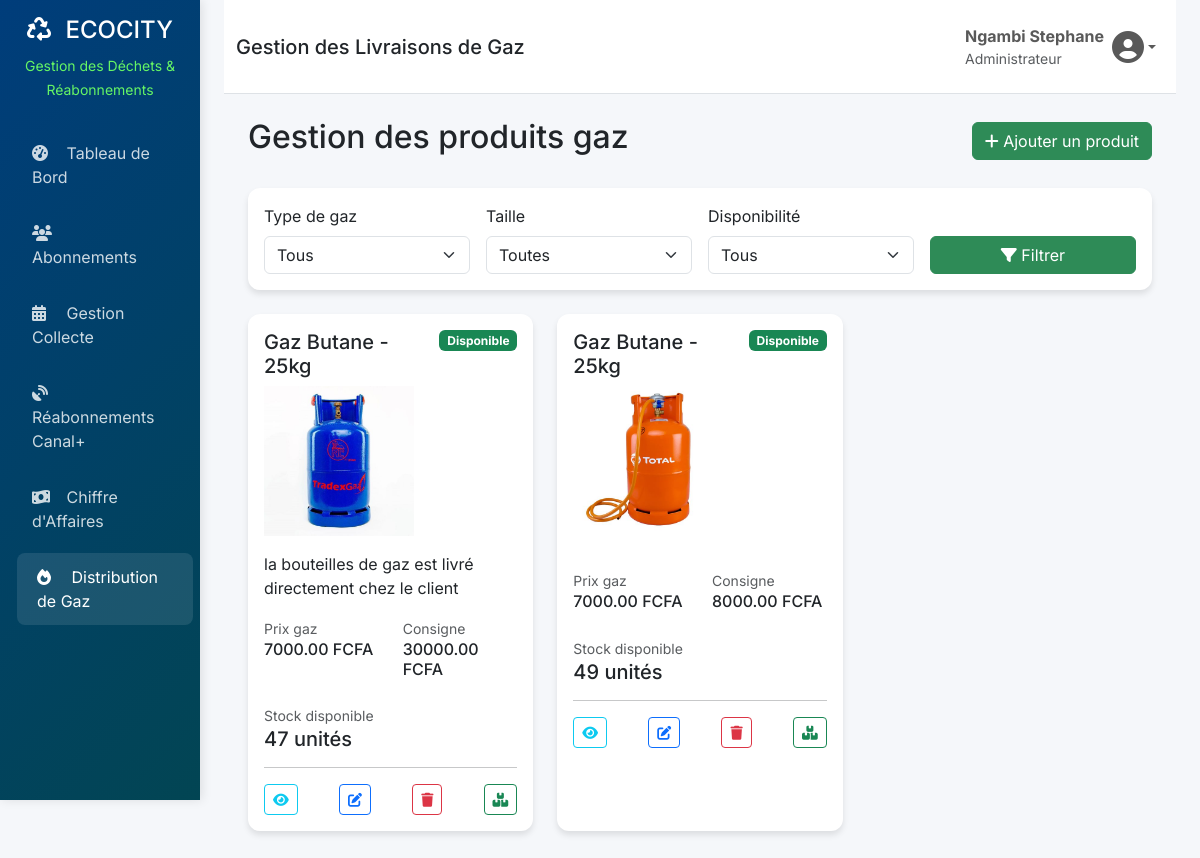
/admin-gaz/products/ (signed in), run on the app's committed database.
### app/models.py (models this page shows, shortened)
class CustomUser(AbstractUser):
    USER_TYPE_CHOICES = (
        ('client', 'Client'),
        ('collecteur', 'Collecteur'),
        ('admin', 'Administrateur'),
    )
    city = models.ForeignKey(City, on_delete=models.SET_NULL, null=True, blank=True)
    user_type = models.CharField(max_length=20, choices=USER_TYPE_CHOICES, default='client')
    phone = models.IntegerField(blank=True, null=True)
    date_joined = models.DateTimeField(default=timezone.now)
    is_verified = models.BooleanField(default=False)
    class Meta:
        verbose_name = "Utilisateur"
        verbose_name_plural = "Utilisateurs"

class GasProduct(models.Model):
    GAZ_TYPE_CHOICES = (
        ('butane', 'Gaz Butane'),
        ('propane', 'Gaz Propane'),
        ('naturel', 'Gaz Naturel'),
        ('industriel', 'Gaz Industriel'),
    )
    SIZE_CHOICES = (
        (3, '3 kg'),
        (6, '6 kg'),
        (12, '12 kg'),
        (25, '25 kg'),
        (35, '35 kg'),
        (50, '50 kg'),
    )
    id = models.UUIDField(primary_key=True, default=uuid.uuid4, editable=False)
    name = models.CharField(max_length=100, verbose_name="Nom du produit")
    gaz_type = models.CharField(max_length=20, choices=GAZ_TYPE_CHOICES, verbose_name="Type de gaz")
    size_kg = models.IntegerField(choices=SIZE_CHOICES, verbose_name="Taille (kg)")
    price = models.DecimalField(max_digits=10, decimal_places=2, verbose_name="Prix unitaire")
    deposit_price = models.DecimalField(max_digits=10, decimal_places=2, verbose_name="Prix de consigne",
                                        help_text="Prix de la bouteille consignée")
    description = models.TextField(blank=True, verbose_name="Description")
    image = models.ImageField(upload_to='gaz_products/', blank=True, null=True, verbose_name="Image")
    stock_available = models.PositiveIntegerField(default=0, verbose_name="Stock disponible")
    is_available = models.BooleanField(default=True, verbose_name="Disponible")
    is_featured = models.BooleanField(default=False, verbose_name="Mis en avant")
    created_at = models.DateTimeField(auto_now_add=True)
    updated_at = models.DateTimeField(auto_now=True)
    class Meta:
        verbose_name = "Produit gaz"
        verbose_name_plural = "Produits gaz"
        ordering = ['gaz_type', 'size_kg']

### app/gaz_admin_views.py (the view)
# urls.py: path('admin-gaz/products/', gaz_admin_views.admin_gaz_products, name='admin_gaz_products'),
@login_required
@user_passes_test(is_admin)
def admin_gaz_products(request):
    products = GasProduct.objects.all().order_by('gaz_type', 'size_kg')
    if request.GET.get('gaz_type'):
        products = products.filter(gaz_type=request.GET['gaz_type'])
    if request.GET.get('size'):
        products = products.filter(size_kg=int(request.GET['size']))
    if request.GET.get('is_available') == 'true':
        products = products.filter(is_available=True)
    elif request.GET.get('is_available') == 'false':
        products = products.filter(is_available=False)
    paginator = Paginator(products, 12)
    page_number = request.GET.get('page')
    page_obj = paginator.get_page(page_number)
    context = {
        'products': page_obj,
        'gaz_types': GasProduct.GAZ_TYPE_CHOICES,
        'size_choices': GasProduct.SIZE_CHOICES,
    }
    return render(request, 'admin_gaz/products.html', context)

### app/gaz_admin_views.py (called while the page is built)
def is_admin(user):
    return user.is_authenticated and user.user_type == 'admin'

### app/templates/admin_gaz/products.html (shortened to what this page needs)
{% extends 'admin_gaz/base_gaz.html' %}
{% load static %}
{% block content %}
<div class="container-fluid">
    <div class="d-flex justify-content-between align-items-center mb-4">
        <h2>Gestion des produits gaz</h2>
        <button type="button" class="btn btn-primary" onclick="showAddProductModal()">
            <i class="fas fa-plus"></i> Ajouter un produit
        </button>
    </div>
    <div class="card mb-4">
        <div class="card-body">
            <form method="get" class="row g-3">
                <div class="col-md-3">
                    <label class="form-label">Type de gaz</label>
                    <select name="gaz_type" class="form-select">
                        <option value="">Tous</option>
                    </select>
                </div>
                <div class="col-md-3">
                    <label class="form-label">Taille</label>
                    <select name="size" class="form-select">
                        <option value="">Toutes</option>
                    </select>
                </div>
                <div class="col-md-3">
                    <label class="form-label">Disponibilité</label>
                    <select name="is_available" class="form-select">
                        <option value="">Tous</option>
                    </select>
                </div>
                <div class="col-md-3 d-flex align-items-end">
                    <button type="submit" class="btn btn-primary w-100">
                        <i class="fas fa-filter"></i> Filtrer
                    </button>
                </div>
            </form>
        </div>
    </div>
    <div class="row" id="products-list">
        {% for product in products %}
        <div class="col-md-4 mb-4" id="product-{{ product.id }}">
            <div class="card h-100">
                <div class="card-body">
                    <div class="d-flex justify-content-between align-items-start">
                        <h5 class="card-title">{{ product.get_gaz_type_display }} - {{ product.size_kg }}kg</h5>
                        <span class="badge {% if product.is_available %}bg-success{% else %}bg-danger{% endif %}">
                            {{ product.is_available|yesno:"Disponible,Indisponible" }}
                        </span>
                    </div>
                    {% if product.image %}
                    <img src="{{ product.image.url }}" class="img-fluid mb-3 product-image" style="height: 150px; object-fit: contain;" alt="{{ product.name }}">
                    {% else %}
                    <div class="text-center mb-3 py-4 bg-light rounded">
                        <i class="fas fa-gas-pump fa-3x text-muted"></i>
                        <p class="text-muted mt-2">Aucune image</p>
                    </div>
                    {% endif %}
                    <p class="card-text">{{ product.description|truncatewords:20 }}</p>
                    <div class="row mt-3">
                        <div class="col-6">
                            <small class="text-muted">Prix gaz</small>
                            <h6>{{ product.price }} FCFA</h6>
                        </div>
                        <div class="col-6">
                            <small class="text-muted">Consigne</small>
                            <h6>{{ product.deposit_price }} FCFA</h6>
                        </div>
                    </div>
                    <div class="mt-3">
                        <small class="text-muted">Stock disponible</small>
                        <div class="d-flex justify-content-between align-items-center">
                            <h5 class="mb-0">{{ product.stock_available }} unités</h5>
                        </div>
                    </div>
                    <hr>
                    <div class="d-flex justify-content-between">
                        <button class="btn btn-sm btn-outline-info" onclick="viewProduct('{{ product.id }}')">
                            <i class="fas fa-eye"></i>
                        </button>
                        <button class="btn btn-sm btn-outline-primary" onclick="editProduct('{{ product.id }}')">
                            <i class="fas fa-edit"></i>
                        </button>
                        <button class="btn btn-sm btn-outline-danger" onclick="deleteProduct('{{ product.id }}')">
                            <i class="fas fa-trash"></i>
                        </button>
                        <button class="btn btn-sm btn-outline-success" onclick="updateStock('{{ product.id }}')">
                            <i class="fas fa-boxes"></i>
                        </button>
                    </div>
                </div>
            </div>
        </div>
        {% empty %}
        <div class="col-12">
            <div class="alert alert-info text-center">
                Aucun produit trouvé
            </div>
        </div>
        {% endfor %}
    </div>
</div>
{% endblock %}

### app/templates/administrations/base.html (shortened to what this page needs)
<!DOCTYPE html>
<html lang="fr">
<head>
    <link href="https://cdn.jsdelivr.net/npm/bootstrap@5.3.0/dist/css/bootstrap.min.css" rel="stylesheet">
    <link rel="stylesheet" href="https://cdnjs.cloudflare.com/ajax/libs/font-awesome/6.4.0/css/all.min.css">
</head>
<body>
    <div class="container-fluid">
        <div class="row">
            <nav class="col-md-3 col-lg-2 d-md-block sidebar collapse">
                <div class="position-sticky pt-3">
                    <div class="text-center mb-4">
                        <h4 class="text-white">
                            <i class="fas fa-recycle me-2"></i>
                            ECOCITY
                        </h4>
                        <small  style="color: rgb(101, 245, 101);">Gestion des Déchets & Réabonnements</small>
                    </div>
                    <ul class="nav flex-column">
                        <li class="nav-item">
                            <a class="nav-link {% if request.resolver_match.url_name == 'admin_dashboard' %}active{% endif %}" href="{% url 'admin_dashboard' %}">
                                <i class="fas fa-tachometer-alt"></i>
                                Tableau de Bord
                            </a>
                        </li>
                        <li class="nav-item">
                            <a class="nav-link {% if request.resolver_match.url_name == 'gestion_abonnements' %}active{% endif %}" href="{% url 'gestion_abonnements' %}">
                                <i class="fas fa-users"></i>
                                Abonnements
                            </a>
                        </li>
                        <li class="nav-item">
                            <a class="nav-link {% if request.resolver_match.url_name == 'gestion_collecte' %}active{% endif %}" href="{% url 'gestion_collecte' %}">
                                <i class="fas fa-calendar-alt"></i>
                                Gestion Collecte
                            </a>
                        </li>
                        <li class="nav-item">
                            <a class="nav-link {% if request.resolver_match.url_name == 'gestion_reabonnements_canal' %}active{% endif %}" href="{% url 'gestion_reabonnements_canal' %}">
                                <i class="fas fa-satellite-dish"></i>
                                Réabonnements Canal+
                            </a>
                        </li>
                        <li class="nav-item">
                            <a class="nav-link {% if request.resolver_match.url_name == 'finances_dashboard' %}active{% endif %}" href="{% url 'finances_dashboard' %}">
                                <i class="fas fa-money-bill-wave"></i>
                                Chiffre d'Affaires
                            </a>
                        </li>
                        <li class="nav-item">
                            <a class="nav-link {% if 'gaz' in request.path %}active{% endif %}" href="{% url 'admin_gaz_dashboard' %}">
                            <i class="fas fa-fire"></i>
                            Distribution de Gaz
                        </a>
</li>
                    </ul>
                </div>
            </nav>
            <main class="col-md-9 ms-sm-auto col-lg-10 px-md-4">
                <nav class="navbar navbar-expand-lg navbar-light bg-white border-bottom py-3">
                    <div class="container-fluid">
                        <div class="d-flex align-items-center">
                            <h5 class="mb-0 text-dark">{% block page_title %}Tableau de Bord{% endblock %}</h5>
                        </div>
                        <div class="navbar-nav ms-auto">
                            <div class="nav-item dropdown">
                                <a class="nav-link dropdown-toggle d-flex align-items-center" href="#" role="button" data-bs-toggle="dropdown">
                                    <div class="me-2">
                                        <strong>{{ request.user.get_full_name|default:request.user.username }}</strong>
                                        <small class="d-block text-muted">{{ request.user.get_user_type_display }}</small>
                                    </div>
                                    <i class="fas fa-user-circle fa-2x"></i>
                                </a>
                            </div>
                        </div>
                    </div>
                </nav>
                <div class="container-fluid py-4">
                    {% block content %}
                    {% endblock %}
                </div>
            </main>
        </div>
    </div>
</body>
</html>

### app/templates/administrations/base.html (style rules this page uses)
:root { --primary-color: #2E8B57; --secondary-color: #003d7b; --accent-color: #27AE60; --danger-color: #E74C3C; --warning-color: #F39C12; --info-color: #3498DB; --light-bg: #ffffff; --dark-bg: #024553; }
body { font-family: 'Inter', sans-serif; background-color: #f5f7fa; }
.sidebar { background: linear-gradient(135deg, var(--secondary-color), var(--dark-bg)); color: white; min-height: 100vh; box-shadow: 2px 0 10px rgba(0,0,0,0.1); position: fixed; }
.sidebar .nav-link { color: rgba(255,255,255,0.8); padding: 12px 20px; margin: 4px 0; border-radius: 8px; transition: all 0.3s ease; }
.sidebar .nav-link:hover, .sidebar .nav-link.active { background-color: rgba(255,255,255,0.1); color: white; transform: translateX(5px); }
.sidebar .nav-link i { width: 20px; margin-right: 10px; }
.card { border: none; border-radius: 12px; box-shadow: 0 4px 6px rgba(0,0,0,0.1); transition: transform 0.3s ease; }
.btn-primary { background-color: var(--primary-color); border-color: var(--primary-color); }

### data on the page
CustomUser: user.get_full_name "Ngambi Stephane", user.user_type "Administrateur"
GasProduct: gaz_type "Gaz Butane", size_kg "25", is_available "Disponible", image (picture), description "la bouteilles de gaz est livré directement chez le client", price "7000.00", deposit_price "30000.00", stock_available "47"
GasProduct: gaz_type "Gaz Butane", size_kg "25", is_available "Disponible", image (picture), price "7000.00", deposit_price "8000.00", stock_available "49"
